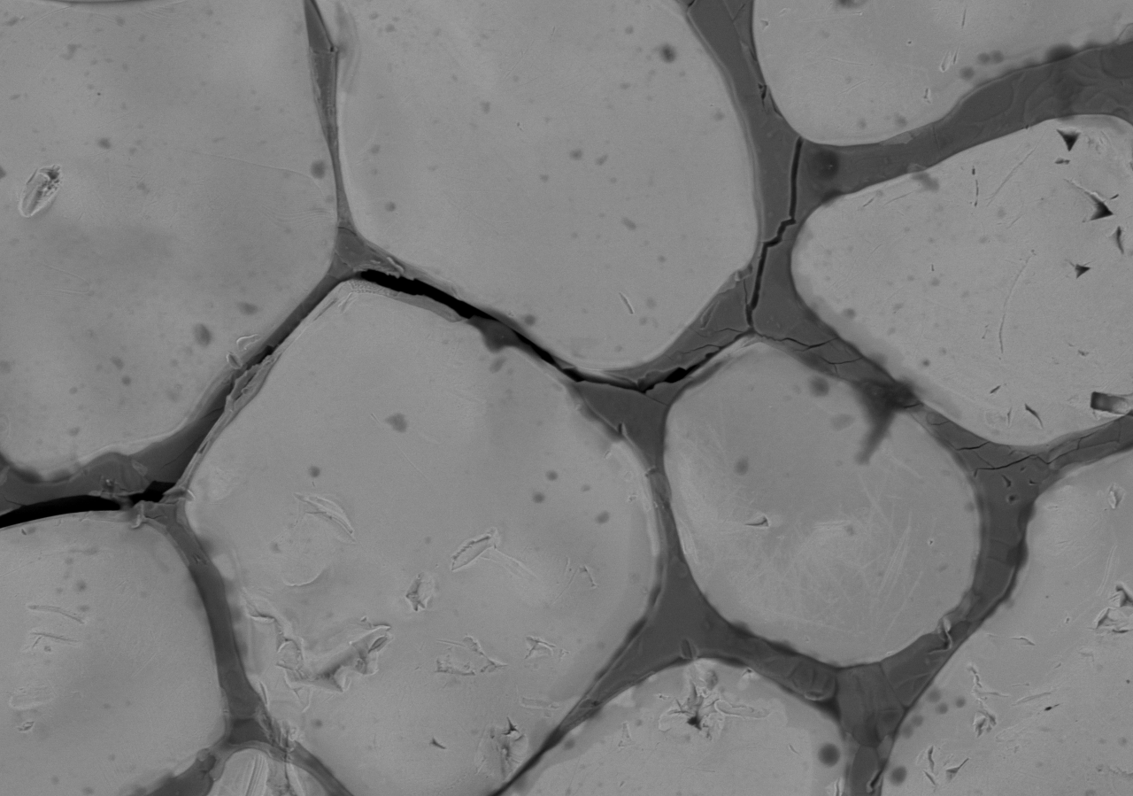
#> input picture Fake_slices/Picture1.tif, 2266 x 1592 px (shown at 1/2 size); its folder holds only this picture in this run
$ jupyter execute --allow-errors Gonzalez_Jose_Project.ipynb
#> lines starting #> are read from the running program, lines starting #| are printed output that depends on the picture; after the words box and inside, x2 and y2 are one past the last pixel; in counts of white or black regions, pixels touching at a corner belong together
[cell 1]
import cv2 as cv2
import numpy as np
import matplotlib.pyplot as plt
import os
import glob
import pandas as pd
import json
from jsonschema import validate, ValidationError

schema = {
    '$id' : 'Personal schema',
    '$schema': 'https://json-schema.org/draft/2020-12/schema',
    'title': 'Schema for image analysis of sintered tungsten samples',

    "Mechanical Properties": {
        "Stress": {
            "type": "integer",
            "unit": "MPa",
            "description": "Stress values calculated from load data, units are MPa"
        },
        "Strain": {
            "type": "integer",
            "unit": "Unitless",
            "description": "Strain values obtained from DIC machine, unitless"
        },
    },
    "Image analysis results": {
        "Particle area": {
            "type": "integer",
            "unit": "Micrometer squared",
            "description": "Particle area obtained from image analysis values in um squared, represented in histogram"
        },
        "Intergranular phase area":{
            "type": "integer",
            "unit": "Micrometer squared",
            "description": "Intergranular phase area from image analysis, units in um squared, again represented in a histogram"
        },
    },
}

# Loading the psylotech and DIC data then graphing

[cell 2]
#First thing first load the data!
data_path = r"C:\Users\jmgwh\Desktop\MASE_6401\Project" #Make sure this is the folder where your data is!
data_files = glob.glob(data_path + "\*.txt")


#> (the rest of this cell did not finish here and is left out)

[cell 3]
#Specimen geometry mannually input for now units are mm
width_mm = 1
thickness_mm = 0.5
gauge_length = 4

area_ten = width_mm * thickness_mm

schema['Mechanical Properties']['Specimen geometry'] = { "Width" : width_mm,
                                                         "Thickness": thickness_mm,
                                                         "Gauge length": gauge_length,
                                                         "Units": "mm",
                                                         "Description": "Tensile sample measurements in mm"
                                                       }

#> (a cell that did not finish here is left out)

[cell 5]
dic_files = glob.glob(data_path + "\*.csv")

#> (the rest of this cell did not finish here and is left out)

#> (a cell that did not finish here is left out)

[cell 7]
#linear regression function, it will be overused in the following sections
# [19 lines left out: function linear_reg, not called in this run]

#> (the rest of this cell did not finish here and is left out)

# Now lets take a look at the microstructures

[cell 8]
#From the class makes it seamless to show the images
def show_img(image):
    fig, ax = plt.subplots(figsize=(5,5))
    ax.imshow(image, cmap = 'gray')
    plt.show()
    plt.close(fig)


#PLace images in folder then copy that folder's path here
image_path = r"C:\Users\jmgwh\Desktop\MASE_6401\Project\Fake_slices"

path = glob.glob(image_path + "\*.tif") #In this case the files are .tif, change it to fit your image files

for image in path:

    image = cv2.imread(image)
#> image is the input picture: shape (1592, 2266, 3); min 0, max 179, mean 125.7
    show_img(image)


#Every image is completely different, values will be obtained from Fiji/ImageJ etc
scale_bar = 100 #What is the value of the scale bar (um by default)
distance_in_pixels = 1014
px2um = (scale_bar/distance_in_pixels)

schema['Scale'] = { "Description": "Since we are using pictures with scale bars the conversion from pixels to um has to be set manually",
                    "Distance in pixels" : distance_in_pixels,
                    "Scale bar value (um)": scale_bar
                  }

# Modyfing images for image analysis

[cell 9]
particle_masks = []
phase_masks = []
for image in path:

    image = cv2.imread(image)


    #Make image grayscale
    gray = cv2.cvtColor(image, cv2.COLOR_BGR2GRAY)
    height, width = gray.shape

    #Making sure these reset for each image to avoid errors
    particle_mask = None
    phase_mask = None


    show_img(gray)
    #From gray scale to binary
    _, binary = cv2.threshold(gray, 0, 255, cv2.THRESH_BINARY + cv2.THRESH_OTSU)
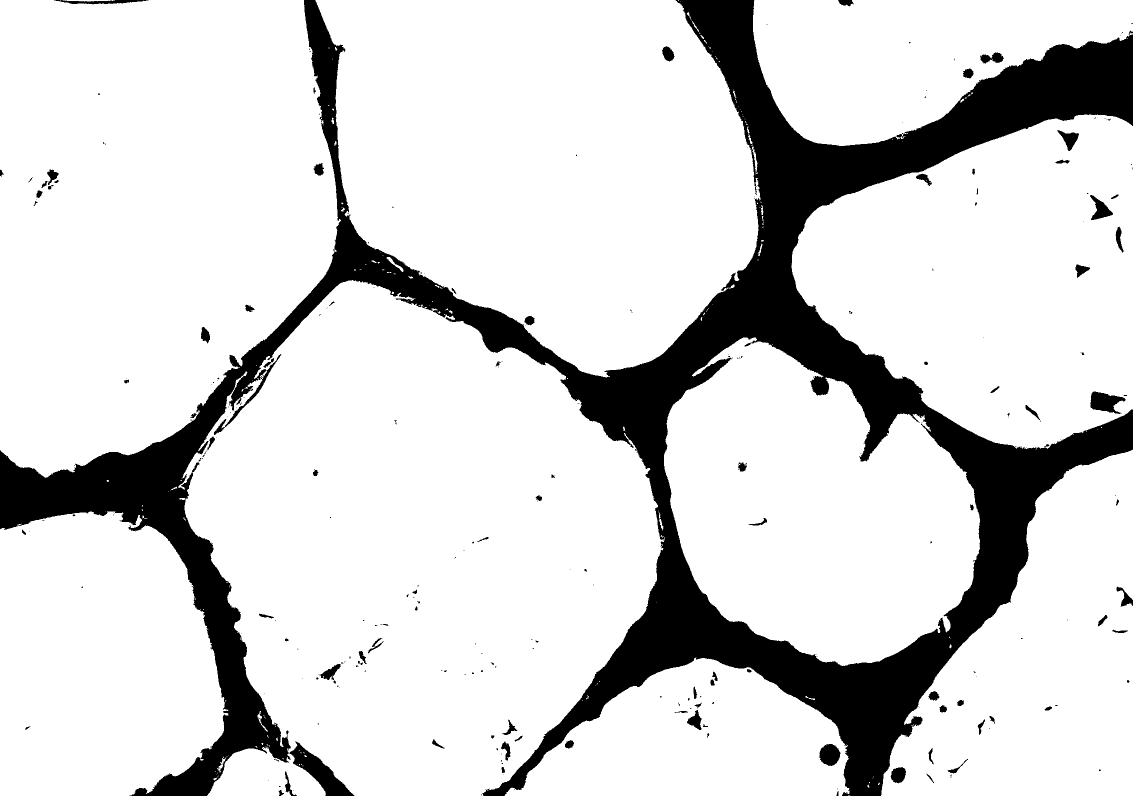
#> binary: shape (1592, 2266) (shown at 1/2 size); 83.9% white; 276 black regions (181 under 20 px), largest, box (x1, y1, x2, y2) and area: (0, 0, 2266, 1592) 558941, (2181, 783, 2251, 828) 1893, (1639, 1488, 1681, 1532) 1386
    particle_mask = binary

    #Morphological closes to try to clean up images

    kernel1 = np.ones((3,3), np.uint8) #Exprimentally obtained kernel size
    kernel2 = np.ones((5,5), np.uint8)
    kernel3 = np.ones((10,10), np.uint8)
    particle_mask = cv2.dilate(particle_mask, kernel1, iterations = 4)
#> particle_mask: shape (1592, 2266); 87.1% white; 47 black regions (19 under 20 px), largest, box (x1, y1, x2, y2) and area: (0, 0, 2266, 1592) 449343, (612, 0, 689, 401) 7830, (588, 1503, 701, 1592) 2704
    particle_mask = cv2.morphologyEx(particle_mask, cv2.MORPH_CLOSE, kernel3)
#> particle_mask: shape (1592, 2266); 87.3% white; 22 black regions, largest, box (x1, y1, x2, y2) and area: (1089, 0, 2266, 1592) 288222, (0, 743, 531, 1592) 76992, (1855, 824, 2266, 1290) 53228
    particle_mask = cv2.erode(particle_mask, kernel2, iterations = 2)
#> particle_mask: shape (1592, 2266); 85.2% white; 18 black regions, largest, box (x1, y1, x2, y2) and area: (1085, 0, 2266, 1592) 388339, (0, 739, 535, 1592) 91067, (486, 440, 1112, 745) 34210


    phase_mask = cv2.bitwise_not(particle_mask)
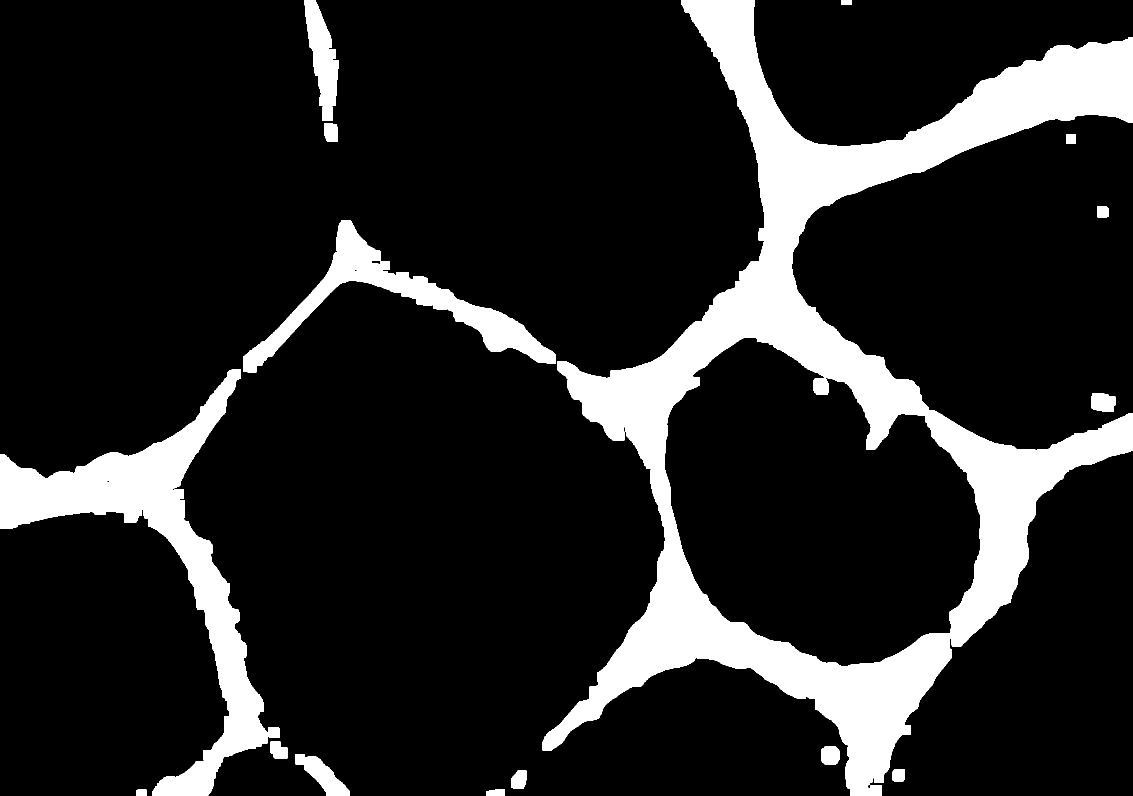
#> phase_mask: shape (1592, 2266) (shown at 1/2 size); 14.8% white; 18 white regions, largest, box (x1, y1, x2, y2) and area: (1085, 0, 2266, 1592) 388339, (0, 739, 535, 1592) 91067, (486, 440, 1112, 745) 34210


    particle_masks.append(particle_mask)
    phase_masks.append(phase_mask)

    show_img(binary)
    show_img(particle_mask)
    show_img(phase_mask)

# Measuring the area of the primary phase (Tungsten)

[cell 10]
#Measuring particles
pixel_cnt = []
particle_size = []
equivalent_diameter = []
tungsten_areas = []
for particles in particle_masks:
    #Using a separate contour here to reduce noise even further, with external as far as I recall from google searches only uses the external contours ignoring those ugly holes
    contour_part, p = cv2.findContours(particles, cv2.RETR_TREE, cv2.CHAIN_APPROX_SIMPLE)

    colored_pmask = cv2.cvtColor(particles, cv2.COLOR_GRAY2BGR)
    colored_pmask = cv2.bitwise_not(colored_pmask)

    px = cv2.countNonZero(particles)
    pixel_cnt.append(px)
    #Similar to what we did in class but since I have no use for circularity found some very similar but simpler ways to achieve the same results
    for cont in contour_part:
        area = cv2.contourArea(cont)
        particle_size.append(area)


        (cx, cy), r = cv2.minEnclosingCircle(cont)

        center = (int(cx), int(cy))
        radius = int(r)
        conts = cv2.circle(colored_pmask, center, radius, (0, 0, 0), 0)

        diameter = r*2
        equivalent_diameter.append(diameter)
        cv2.drawContours(colored_pmask, [cont], -1, (0,255,0), 10)
    show_img(conts)
    diam = np.array(equivalent_diameter)
    diameter_um = diam*px2um
    print(f"The average grain size is: {np.mean(diameter_um)}")

    tungsten_area = np.sum(particle_size) #This is in pixels!

    tungsten_areas.append(tungsten_area)
#> this loop made 1 pass
#> (px, tungsten_area) on pass 1: (3072551, 3149454)
#> (printed output is left out)
#> pass 1, in show_img (call 6), `plt.show()`:
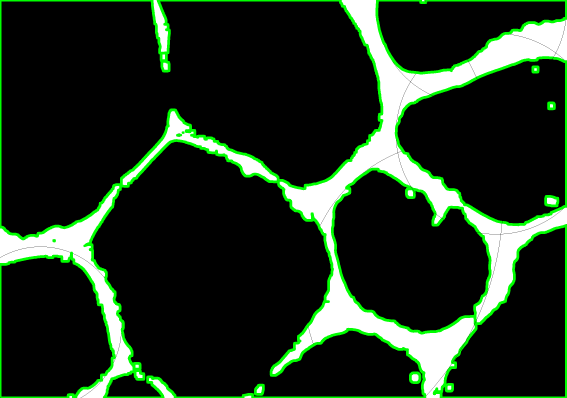
#> shown: shape (1592, 2266, 3) (shown at 1/4 size); mean R, G, B 31.8, 47.2, 31.8
#> after the loop, equivalent_diameter = [648.1, 0.0002, 0.0002, 4.12, 1216.6, 34.24, 804.1, 56.85, 31.24, 28.32, 760.8, 2327.6, 46.86, 44.1, 48.1, 31.89, 627.9, 14.04, 2, 16.76, 46.62, 35.51]; particle_size = [219084.5, 0, 0, 8.5, 501856.5, 660.5, 327423, 1632, 536, 436.5, 145090.5, 1911981, 1005.5, 1322.5, 1000, 538.5, 35149.5, 3.5, 0, 67.5, 1030, 628]; pixel_cnt = [3072551]; tungsten_areas = [3149454]

# Particle area measurements neatly shown in a histogram

[cell 11]
particle_size = np.array(particle_size)*px2um
#> particle_size = 22 values, max 188558.3 at index 11, min 0 at index 1, mean 14118
mean_part = np.mean(particle_size)
#> mean_part = 14118
std_part = np.std(particle_size)
#> std_part = 40082.3

plt.hist(particle_size, color = 'blue', edgecolor = 'black')
plt.axvline(mean_part, color = 'red', linestyle = 'dashed', linewidth =2, label = f'Mean: {mean_part:.2f}')
plt.axvline(std_part, color = 'skyblue', linewidth = 2, label = f'Standard deviation: {std_part:.2f}')
plt.legend()
plt.xlabel('Particle area in micro-meters squared')
plt.ylabel('Count')
plt.savefig('Particle area.png')
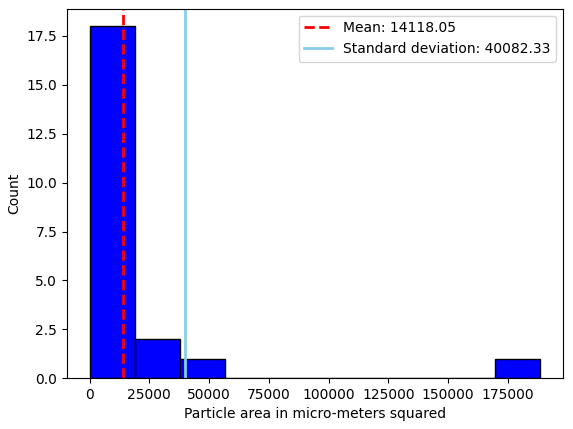
#> figure drawn by matplotlib, 1 panel; tallest bar 18 high, from x = 1.82e-12 to 18855.8
plt.show()

schema['Image analysis results']['Particle area']['Values'] = { "Particle areas": particle_size.tolist(),
                                                                "Mean particle area": mean_part,
                                                                "Standard deviatoin": std_part,
                                                                "Description": "The area of the large grains, in um squared",
                                                                "Units": "Micrometers ^2"
                                                              }

# Measureing the intergranular phase (Nickel) using fit ellipse

[cell 12]
phase_area = []
nickel_areas = []
aspect_ratio = []
for nickels in phase_masks:
    contour_phase, k = cv2.findContours(nickels, cv2.RETR_TREE, cv2.CHAIN_APPROX_SIMPLE)
    colored_phmask = cv2.cvtColor(nickels, cv2.COLOR_GRAY2BGR)
    colored_phmask = cv2.bitwise_not(colored_phmask)

    for cont in contour_phase:
        area = cv2.contourArea(cont)


        if len(cont) < 5:
            continue
        ellipses  = cv2.fitEllipse(cont)
        (Cx, Cy), (Maxis, maxis), angle = ellipses
        Maxis_um = Maxis*(100/px2um)
        maxis_um = maxis*(100/px2um)
        aspect = Maxis_um/maxis_um
        aspect_ratio.append(aspect)
        ellipsis_area = np.pi * (Maxis_um/2) * (maxis_um/2)
        phase_area.append(ellipsis_area)
        cv2.drawContours(colored_phmask, [cont], -1, (0,255,0), 10)

    show_img(colored_phmask)
    nickel_area = np.sum(phase_area)

    nickel_areas.append(nickel_area)
#> this loop made 1 pass
#> nickel_area on pass 1: 2.21e+12
#> pass 1, in show_img (call 7), `plt.show()`:
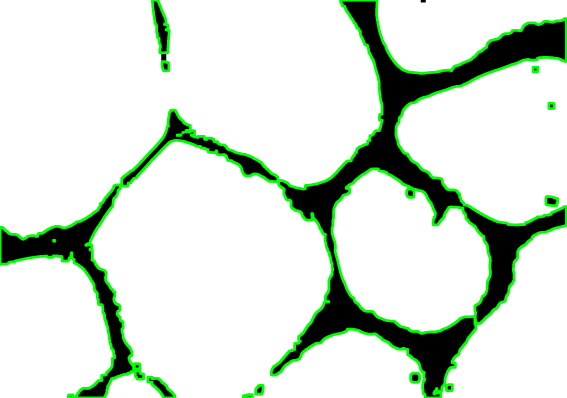
#> shown: shape (1592, 2266, 3) (shown at 1/4 size); mean R, G, B 211.5, 224.3, 211.5
#> after the loop, aspect_ratio = [0.603, 0.244, 0.649, 0.87, 0.25, 0.979, 0.586, 0.888, 0.593, 0.594, 0.851, 0.698, 0.265, 0.577, 0.384, 0.892, 0.74, 0.678, 0.641, 0.201]; nickel_areas = [2.21e+12]; phase_area = [349991181.5, 676065059.8, 1.07e+09, 729242944.4, 4.68e+09, 1.35e+09, 1.15e+09, 664455925, 1.7e+09, 4.94e+11, 25506699.6, 5.78e+11, 58097612.6, 7459764.9, 152976025.4, 666964541.4, 585243034, 1.09e+09, 1.11e+12, 8.44e+09]

# Histogram of the nickel phase areas

[cell 13]
phase_area = np.array(phase_area)*px2um
#> phase_area = 20 values, max 1.1e+11 at index 18, min 735677 at index 13, mean 1.09e+10
mean_phasearea = np.mean(phase_area)
#> mean_phasearea = 1.09e+10
std_phasearea = np.std(phase_area)
#> std_phasearea = 2.77e+10

plt.hist(phase_area, color = 'blue', edgecolor = 'black')
plt.axvline(mean_phasearea, color = 'red', linestyle = 'dashed', linewidth =2, label = f'Mean: {mean_phasearea:.2f}')
plt.axvline(std_phasearea, color = 'skyblue', linewidth = 2, label = f'Standard deviation: {std_phasearea:.2f}')
plt.legend()
plt.xlabel('Second phase area in micro-meters squared')
plt.ylabel('Count')
plt.savefig('Second phase.png')
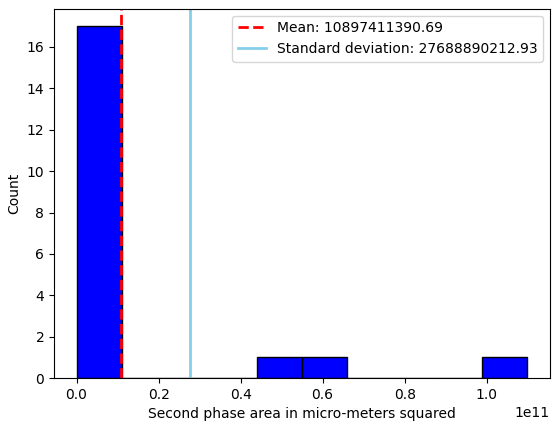
#> figure drawn by matplotlib, 1 panel; tallest bar 17 high, from x = 735677 to 1.1e+10
plt.show()

schema['Image analysis results']['Intergranular phase area']['Values'] = { "Intergranular areas": phase_area.tolist(),
                                                                           "Mean area": mean_phasearea,
                                                                           "Standard deviation": std_phasearea,
                                                                           "Description": "Intergranular phase areas also in micrometers squared",
                                                                           "Units": "Micrometer ^2"
                                                                         }
